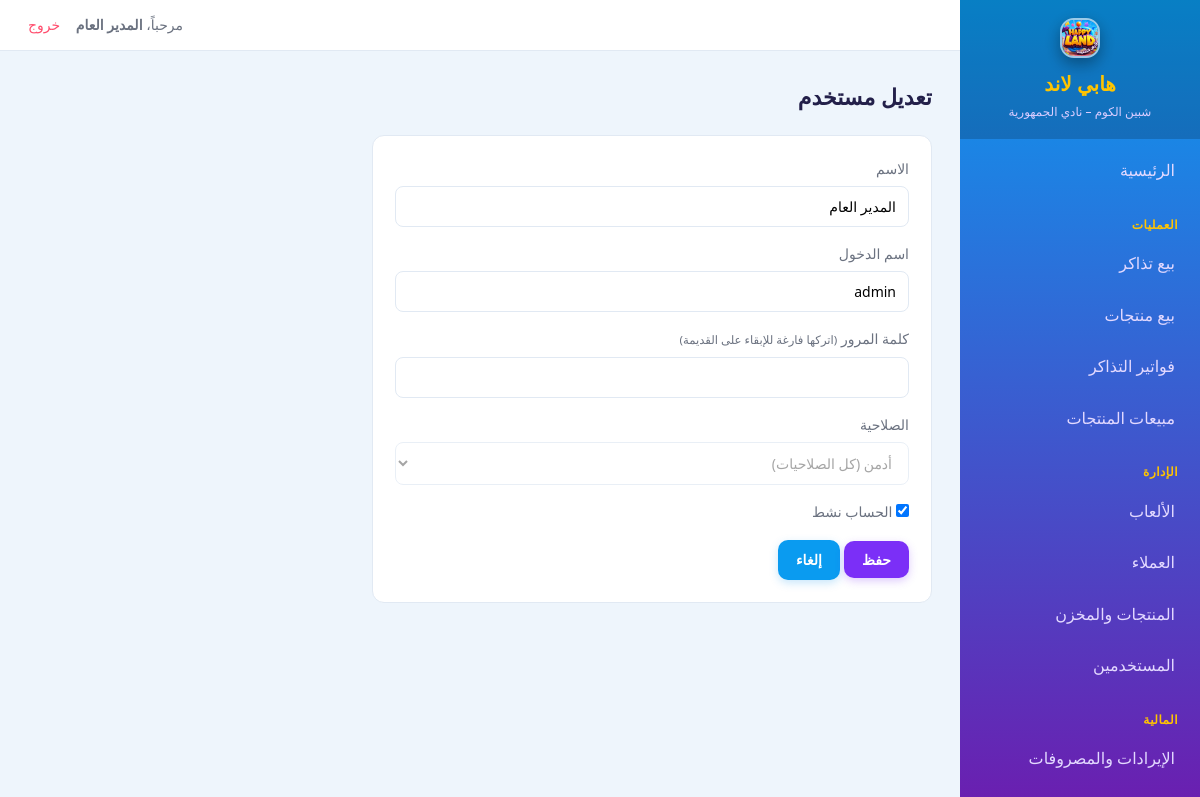
Page /users/form.php?id=1 (signed in) on the committed database.
### tables this page shows
CREATE TABLE users (
    id           INT AUTO_INCREMENT PRIMARY KEY,
    name         VARCHAR(100) DEFAULT '',
    username     VARCHAR(50)  NOT NULL UNIQUE,
    password     VARCHAR(255) NOT NULL,
    phone        VARCHAR(20)  UNIQUE,
    national_id  VARCHAR(20)  UNIQUE,
    role         ENUM('admin','cashier') NOT NULL DEFAULT 'admin',
    is_active    TINYINT(1) DEFAULT 1,
    is_moderator TINYINT(1) DEFAULT 0,
    is_superuser TINYINT(1) DEFAULT 0,
    is_root      TINYINT(1) DEFAULT 0,
    created_at   DATETIME DEFAULT CURRENT_TIMESTAMP
);

### includes/functions.php (called while the page is built, shortened)
<?php
function e($str) {
    return htmlspecialchars($str ?? '', ENT_QUOTES, 'UTF-8');
}
function base_url($path = '') {
    $dir = str_replace('\\', '/', dirname($_SERVER['SCRIPT_NAME']));
    $segments = ['games','tickets','clients','shop','financials','reports','users'];
    foreach ($segments as $seg) {
        if (preg_match('#/' . $seg . '$#', $dir)) {
            $dir = preg_replace('#/' . $seg . '$#', '', $dir);
            break;
        }
    }
    $dir = rtrim($dir, '/');
    return $dir . '/' . ltrim($path, '/');
}

### users/form.php (the view, shortened to what this page needs)
<?php
require_once __DIR__ . '/../includes/functions.php';
require_once __DIR__ . '/../includes/header.php';
$id = (int)($_GET['id'] ?? 0);
$u = ['name' => '', 'username' => '', 'role' => 'cashier', 'is_active' => 1, 'is_root' => 0];
if ($id) {
    $stmt = $pdo->prepare('SELECT * FROM users WHERE id=?');
    $stmt->execute([$id]);
    $u = $stmt->fetch() ?: $u;
}
?>
<h1 class="page-title"><?= $id ? 'تعديل مستخدم' : 'إضافة مستخدم' ?></h1>
<div class="card" style="max-width:560px;">
    <form method="post">
        <div class="form-row">
            <label>الاسم</label>
            <input type="text" name="name" value="<?= e($u['name']) ?>">
        </div>
        <div class="form-row">
            <label>اسم الدخول</label>
            <input type="text" name="username" value="<?= e($u['username']) ?>" required <?= $u['is_root'] ? 'readonly' : '' ?>>
        </div>
        <div class="form-row">
            <label>كلمة المرور <?= $id ? '<small>(اتركها فارغة للإبقاء على القديمة)</small>' : '' ?></label>
            <input type="text" name="password" autocomplete="new-password" <?= $id ? '' : 'required' ?>>
        </div>
        <div class="form-row">
            <label>الصلاحية</label>
            <select name="role" <?= $u['is_root'] ? 'disabled' : '' ?>>
                <option value="admin"   <?= $u['role']==='admin'?'selected':'' ?>>أدمن (كل الصلاحيات)</option>
            </select>
        </div>
        <div class="form-row">
            <label><input type="checkbox" name="is_active" value="1" <?= $u['is_active'] ? 'checked' : '' ?> style="width:auto;"> الحساب نشط</label>
        </div>
        <button class="btn" type="submit">حفظ</button>
        <a class="btn btn-secondary" href="<?= e(base_url('users/index.php')) ?>">إلغاء</a>
    </form>
</div>
<?php require_once __DIR__ . '/../includes/footer.php'; ?>

### assets/style.css (style rules this page uses)
:root { --primary: #7b2ff7; --primary-dark: #5f1fc4; --sky: #0a9bf0; --accent: #ff8a00; --accent-2: #ffc400; --pink: #ff5fa2; --bg: #eef5fc; --card: #ffffff; --text: #23204a; --muted: #6b7280; --border: #e1e9f3; --success: #3fb950; --danger: #ff4d6d; --warning: #ff9f1c; }
* { box-sizing: border-box; margin: 0; padding: 0; }
body { font-family: 'Segoe UI', Tahoma, sans-serif; background: var(--bg); color: var(--text); direction: rtl; line-height: 1.6; }
a { text-decoration: none; color: inherit; }
.page-title { font-size: 22px; margin-bottom: 20px; }
.card { background: var(--card); border: 1px solid var(--border); border-radius: 12px; padding: 22px; margin-bottom: 20px; }
.btn { display: inline-block; padding: 9px 18px; border-radius: 10px; border: none; background: var(--primary); color: #fff; cursor: pointer; font-size: 14px; font-family: inherit; font-weight: bold; box-shadow: 0 3px 8px rgba(123,47,247,.25); transition: .15s; }
.btn-secondary { background: var(--sky); box-shadow: 0 3px 8px rgba(30,155,240,.25); }
.form-row { margin-bottom: 16px; }
label { display: block; margin-bottom: 6px; font-size: 14px; color: var(--muted); }
input, select, textarea { width: 100%; padding: 10px 12px; border: 1px solid var(--border); border-radius: 8px; font-family: inherit; font-size: 14px; background: #fff; }

### rows in the picture
users: name "المدير العام", username "admin", role "أدمن (كل الصلاحيات)", is_active "☑"

### other values in the picture
APP_NAME "هابي لاند"
APP_TAGLINE "شبين الكوم – نادي الجمهورية"
$label "الرئيسية بيع تذاكر بيع منتجات فواتير التذاكر مبيعات المنتجات الألعاب العملاء المنتجات والمخزن المستخدمين الإيرادات والمصروفات"
$u['name'] ?: $u['username'] "المدير العام"
